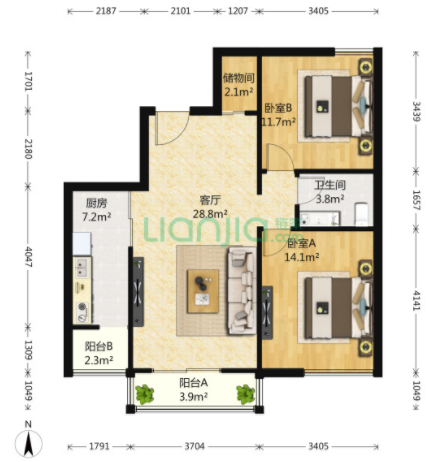
#> input picture ImageTool/floor_plan_recognition/src.png, 441 x 462 px, given in place of src.jpg, which was not available
$ python floor_plan_recognition.py   (older library calls are emulated)
#> lines starting #> are read from the running program, lines starting #| are printed output that depends on the picture; after the words box and inside, x2 and y2 are one past the last pixel; in counts of white or black regions, pixels touching at a corner belong together; pictures that were not available may be replaced by others from this repository, and a replacement may not be noted
# -*- coding:utf-8 -*-
import cv2
from scipy import ndimage as ndi
import matplotlib.pyplot as plt
import numpy as np

img = cv2.imread("src.jpg")
#> img is the input picture: shape (462, 441, 3); mean B, G, R 202.7, 216.1, 221.5
h, w = img.shape[:2]
#> h = 462; w = 441
gray = cv2.cvtColor(img, cv2.COLOR_BGR2GRAY)
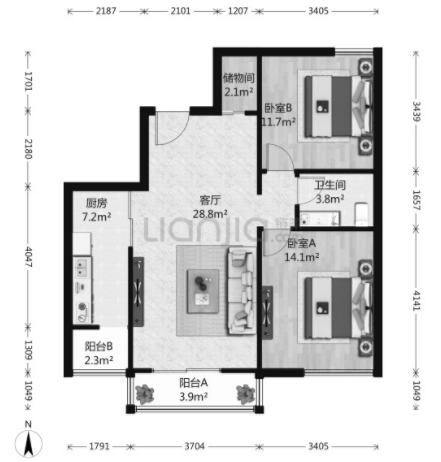
#> gray: shape (462, 441); min 1, max 255, mean 216.2
# cv2.imshow("gray", gray)

#####
#方法一
#####
# edges = cv2.Canny(gray, 50, 200, 0)
# # cv2.imshow("canny", edges)
# #将canny的边界提取
# image, contours, hierarchy = cv2.findContours(edges, cv2.RETR_TREE, cv2.CHAIN_APPROX_SIMPLE)
# img_contours = cv2.drawContours(gray, contours, -1, 255, 3)
# # cv2.imshow("contours", img_contours)
# #对图像进行膨胀
# kernel = cv2.getStructuringElement(cv2.MORPH_RECT, (3, 3))
# dilate = cv2.dilate(img_contours, kernel)
# # cv2.imshow("dilate", dilate)
# #闭操作
# close = cv2.morphologyEx(img_contours, cv2.MORPH_CLOSE, kernel)
# # cv2.imshow("close", close)
#
# h, w = img.shape[:2]
# result = cv2.absdiff(close, dilate)
# #取阈值
# for x in range(h):
#     for y in range(w):
#         if result[x, y] < 230:
#             result[x, y] = 0
#         else:
#             result[x, y] = 255
# kernel_pic = cv2.getStructuringElement(cv2.MORPH_RECT, (5, 5))
# result_pic = cv2.morphologyEx(result, cv2.MORPH_CLOSE, kernel_pic)
# cv2.imshow("img_contours", result_pic)
# cv2.imwrite("img_contours.jpg", result_pic)

#####
#方法二
#####
kernel = cv2.getStructuringElement(cv2.MORPH_RECT, (3, 3))
close = cv2.morphologyEx(gray, cv2.MORPH_CLOSE, kernel)
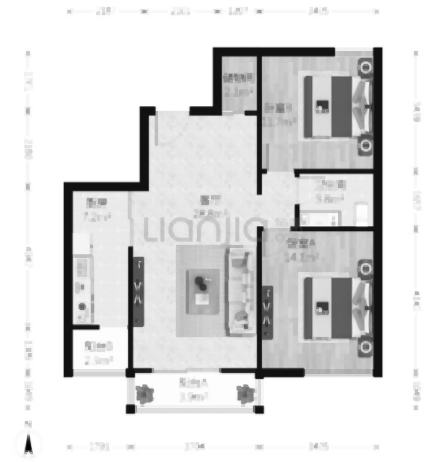
#> close: shape (462, 441); min 3, max 255, mean 219.6
# close = cv2.GaussianBlur(close, (3, 3), 0)
# cv2.imshow("close", close)
close_result = close.copy()
# 灰度拉伸
min_pix, max_pix, min_loc, max_loc = cv2.minMaxLoc(close)
#> min_pix = 3; max_pix = 255; min_loc = (27, 446); max_loc = (0, 0)
for x in range(h):
    for y in range(w):
        factor = 255.0 / (max_pix - min_pix)
        close_result[x, y] = factor * (close[x, y] - min_pix)
        if close_result[x, y] < 40:
            close_result[x, y] = 0
        else:
            close_result[x, y] = 255
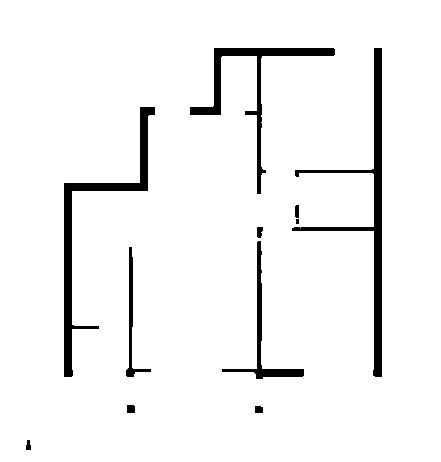
#> close_result: shape (462, 441); 95% white; 11 black regions (1 under 20 px), largest, box (x1, y1, x2, y2) and area: (292, 48, 382, 377) 3217, (64, 107, 155, 377) 2914, (190, 48, 335, 194) 2217

# cv2.imshow("close_result", close_result)
for i in range(10):
    close_result = cv2.dilate(close_result, kernel)
#> this loop made 10 passes
#> pass 1, `close_result = cv2.dilate(close_result, kernel)`:
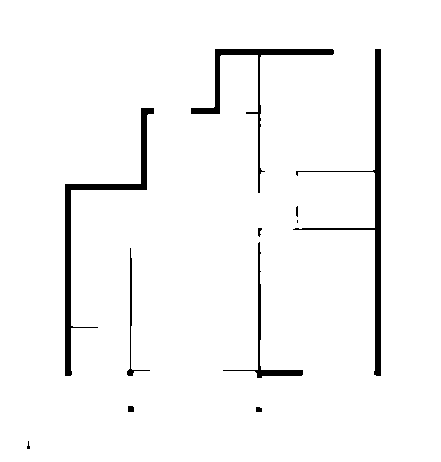
#> close_result: shape (462, 441); 96.6% white; 11 black regions (2 under 20 px), largest, box (x1, y1, x2, y2) and area: (293, 49, 381, 376) 2213, (65, 108, 154, 376) 2140, (191, 49, 334, 193) 1481
#> pass 2, `close_result = cv2.dilate(close_result, kernel)`:
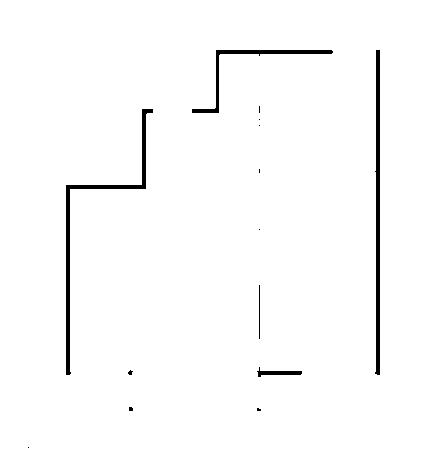
#> close_result: shape (462, 441); 98.2% white; 14 black regions (9 under 20 px), largest, box (x1, y1, x2, y2) and area: (66, 109, 153, 375) 1399, (375, 50, 380, 375) 1302, (192, 50, 333, 113) 743, (257, 367, 302, 377) 186, (259, 285, 260, 339) 54
#> pass 3, `close_result = cv2.dilate(close_result, kernel)`:
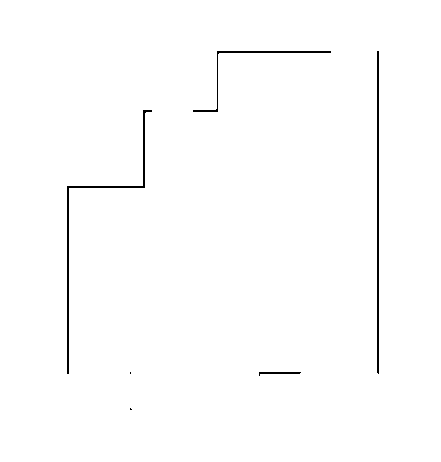
#> close_result: shape (462, 441); 99.1% white; black in thin lines or dots, all inside (x1, y1, x2, y2) = (67, 51, 379, 410)
#> after the loop: close_result: shape (462, 441); every value is 255
cv2.imwrite("./close_result.jpg", close_result)
edges_close = cv2.Canny(close_result, 50, 150, 0)
#> edges_close: shape (462, 441); every value is 0
# cv2.imshow("edges_close", edges_close)
image, contours, hierarchy = cv2.findContours(edges_close, cv2.RETR_TREE, cv2.CHAIN_APPROX_SIMPLE)
#> contours = []
img_contours = cv2.drawContours(img, contours, -1, (0, 0, 255), 1)
# cv2.imshow("img_contours", img_contours)
cv2.imwrite("./img_contours.jpg", img_contours)

# 户型图的边界点检测
k = cv2.getStructuringElement(cv2.MORPH_RECT, (7, 7))
close_dilate_result = cv2.dilate(close_result, k)
img_Harris = cv2.cornerHarris(close_result, 5, 3, 0.04)
#> img_Harris: shape (462, 441) float32; every value is 0
# 角点位置用绿色标记
img[img_Harris > 0.1 * img_Harris.max()] = [0, 255, 0]
# cv2.imshow("cornerHarris", img)
cv2.imwrite("./cornerHarris.jpg", img)

# [13 lines of commented-out code are left out]
xx = []
yy = []
for x in range(h-1):
    for y in range(w-1):
        if close_result[x][y] == close_result[x][y + 1] and close_result[x][y] == 0:
            xx.append(x)
            x += 1
        if close_result[x][y] == close_result[x + 1][y] and close_result[x][y] == 0:
            yy.append(y)
            y += 1
#> after the loop, xx = []; y = 439; yy = []

xx.sort()    # col[0]为左面的线， col[-1]为最右面的线
yy.sort()    # row[0]为最上面的线， row[-1]为最下面的线
#> (the run stopped early here; a loop or call above may not have finished)
